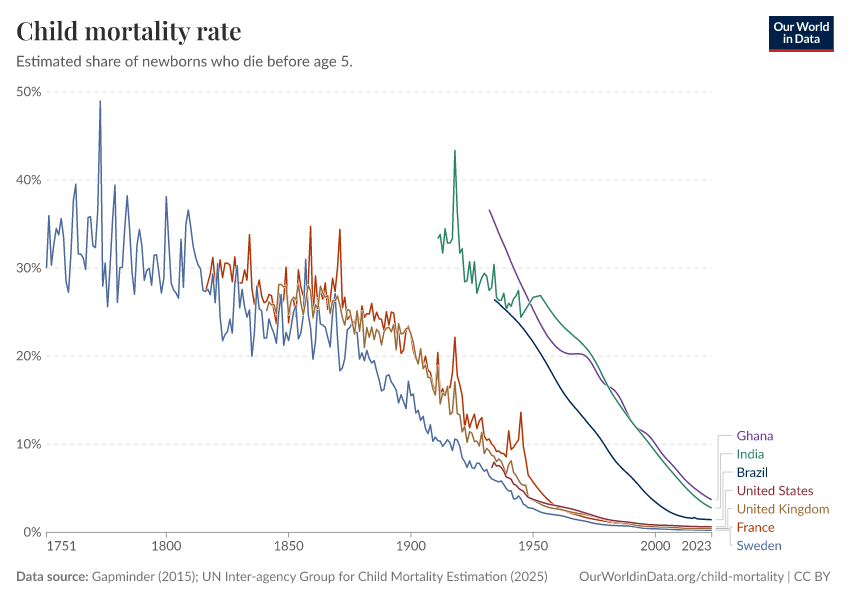
#> input picture corpora/owid-r6-1/charts/child-mortality/image.png, 850 x 600 px, found by its file name
$ python extract4.py
#> lines starting #> are read from the running program, lines starting #| are printed output that depends on the picture; after the words box and inside, x2 and y2 are one past the last pixel; in counts of white or black regions, pixels touching at a corner belong together
"""
Extract 7 country series using:
1. Per-series HSV mask
2. Restrict mask to its LARGEST connected component(s) by total length — drops anti-alias spurs
3. Per column: median row of mask in 1-col window
4. Stitch with continuity for crossings
"""
import cv2
import numpy as np
import csv
import os
from collections import defaultdict

IMG_PATH = "/Users/csweet1/Documents/projects/CRS_research/figure-recovery-suite/corpora/owid-r6-1/charts/child-mortality/image.png"
OUT_DIR = "/Users/csweet1/Documents/projects/CRS_research/figure-recovery-suite/extractors/graph-data-extraction/results-v3/owid-r6-1/child-mortality"

img = cv2.imread(IMG_PATH)
#> img is the input picture: shape (600, 850, 3); mean B, G, R 248.1, 247.8, 248.1
H, W = img.shape[:2]
#> H = 600; W = 850
hsv = cv2.cvtColor(img, cv2.COLOR_BGR2HSV)
#> hsv: shape (600, 850, 3); mean H, S, V 3.7, 4.9, 249.6

M_X, B_X = 2.443, -4230.6
M_Y, B_Y = -8.804286, 531.1905

def col_to_year(c): return (c - B_X) / M_X
def year_to_col(y): return M_X * y + B_X
def row_to_pct(r): return (r - B_Y) / M_Y
def pct_to_row(p): return M_Y * p + B_Y

LEFT_COL  = int(round(year_to_col(1751)))
RIGHT_COL = int(round(year_to_col(2023)))
TOP_ROW = int(round(pct_to_row(50))) - 3
BOT_ROW = int(round(pct_to_row(0))) + 1

SERIES = [
    ("Ghana",          (130, 145,  60,  30, 230)),
    ("India",          ( 74,  84,  60,  30, 230)),
    ("Brazil",         (102, 112, 180,  30, 130)),
    ("United States",  (172, 180,  90,  30, 200)),
    ("United Kingdom", ( 12,  20, 100,  30, 230)),
    ("France",         (  4,  10, 150,  30, 230)),
    ("Sweden",         (105, 113,  90, 130, 230)),
]

def build_mask(hlo, hhi, smin, vmin, vmax):
    h = hsv[:,:,0]; s = hsv[:,:,1]; v = hsv[:,:,2]
    m = (h >= hlo) & (h <= hhi) & (s >= smin) & (v >= vmin) & (v <= vmax)
    out = np.zeros_like(m)
    out[TOP_ROW:BOT_ROW+1, LEFT_COL:RIGHT_COL+1] = m[TOP_ROW:BOT_ROW+1, LEFT_COL:RIGHT_COL+1]
    return out.astype(np.uint8)

def keep_main_components(mask, min_size=20):
    """Keep only connected components above min_size; drop tiny noise CCs."""
    num, labels, stats, _ = cv2.connectedComponentsWithStats(mask, connectivity=8)
    keep = np.zeros_like(mask)
    for i in range(1, num):
        if stats[i, cv2.CC_STAT_AREA] >= min_size:
            keep[labels == i] = 1
    return keep

masks = {}
for name, sp in SERIES:
    raw = build_mask(*sp)
    cleaned = keep_main_components(raw, min_size=20)
    masks[name] = cleaned.astype(bool)
    print(f"{name}: raw px={raw.sum()}, after CC>=20 px={cleaned.sum()}")
#> this loop made 7 passes
#> num in keep_main_components on passes 1, 3, 5, 6, 7: 6, 4, 11, 34, 249
#> (num in keep_main_components, stats in keep_main_components) on passes 2, 4: (2, [[0, 0, 850, 600, 508814], [438, 150, 274, 358, 1186]]), (2, [[0, 0, 850, 600, 509719], [491, 462, 221, 65, 281]])
#| Ghana: raw px=509, after CC>=20 px=508
#| India: raw px=1186, after CC>=20 px=1186
#| Brazil: raw px=265, after CC>=20 px=248
#| United States: raw px=281, after CC>=20 px=281
#| United Kingdom: raw px=1436, after CC>=20 px=1427
#| France: raw px=1785, after CC>=20 px=1672
#| Sweden: raw px=3356, after CC>=20 px=1902
#> pass 1, in build_mask, `h = hsv[:, :, 0]`:
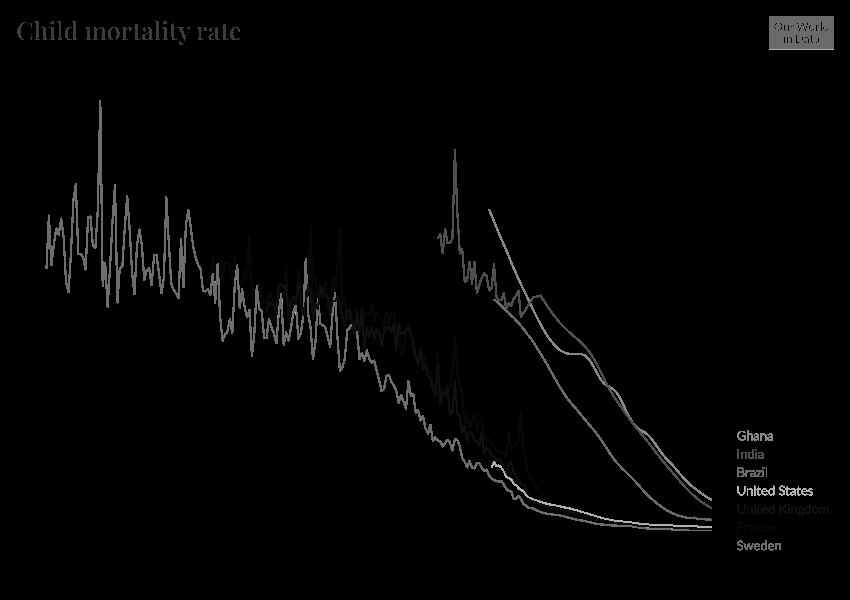
#> h: shape (600, 850); min 0, max 179, mean 3.7
#> pass 1, in build_mask, `s = hsv[:, :, 1]`:
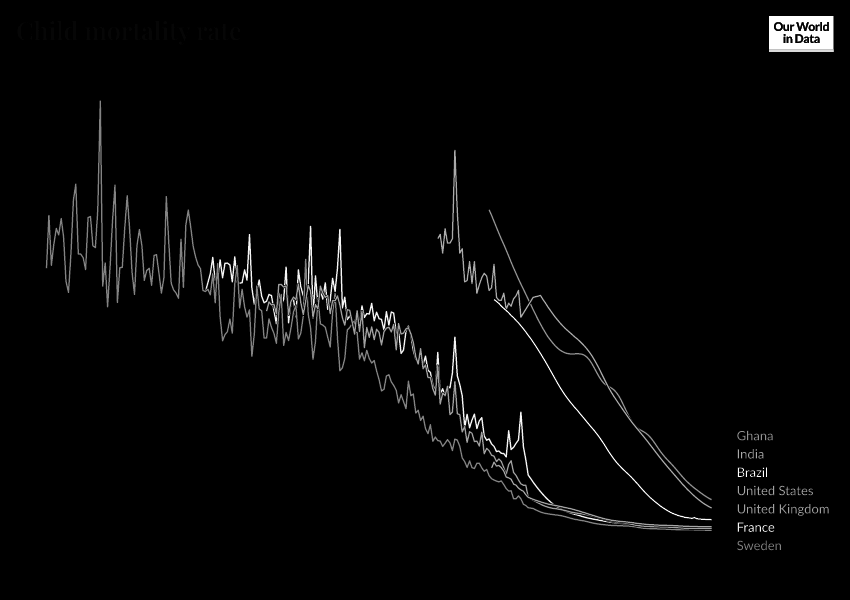
#> s: shape (600, 850); min 0, max 255, mean 4.9
#> pass 1, in build_mask, `v = hsv[:, :, 2]`:
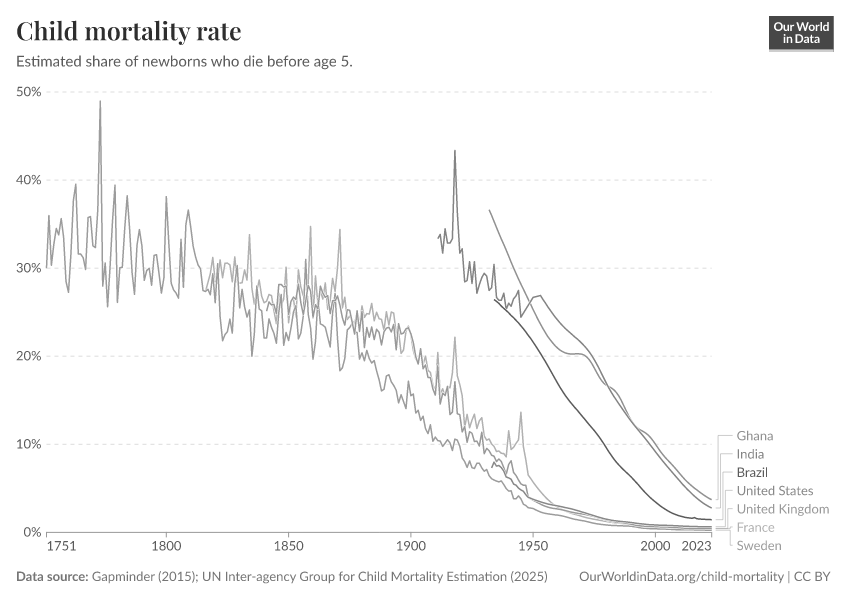
#> v: shape (600, 850); min 46, max 255, mean 249.6
#> pass 1, in build_mask, `m = (h >= hlo) & (h <= hhi) & (s >= smin) & (v >= vmin) & (v <= vmax)`:
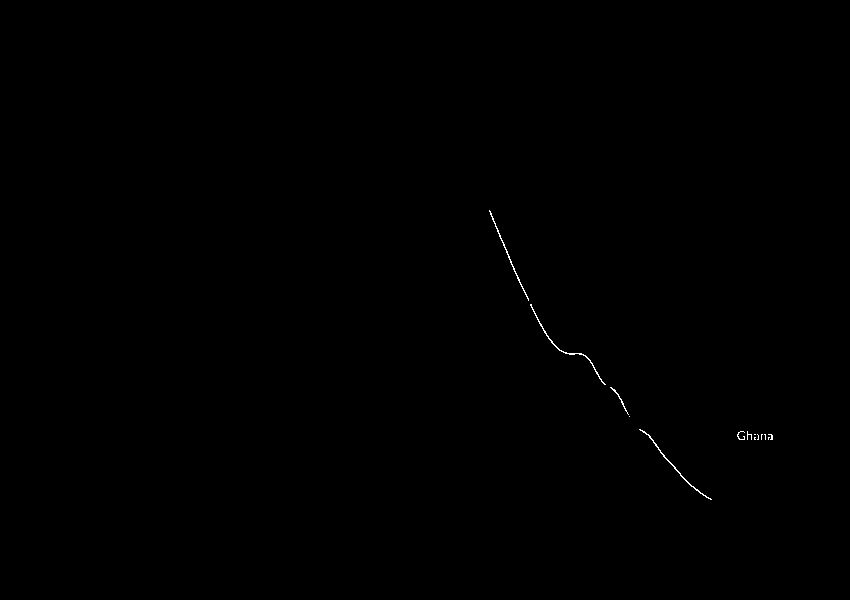
#> m: shape (600, 850) bool; 0.12% white in thin lines or dots, all inside (x1, y1, x2, y2) = (489, 210, 773, 500)
#> after the loop:
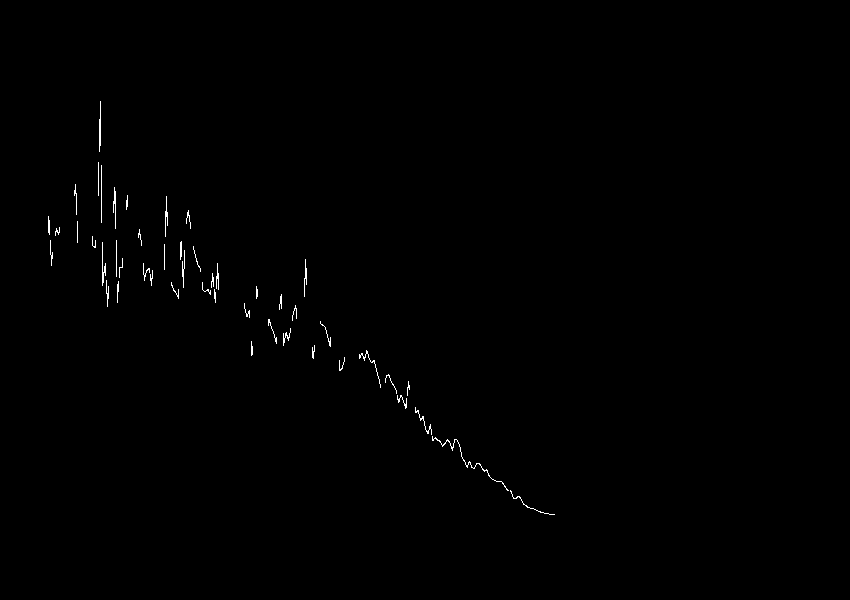
#> cleaned: shape (600, 850); values 0 (black) and 1 (white), 0.37% white in thin lines or dots, all inside (x1, y1, x2, y2) = (48, 101, 555, 515)
#> after the loop:
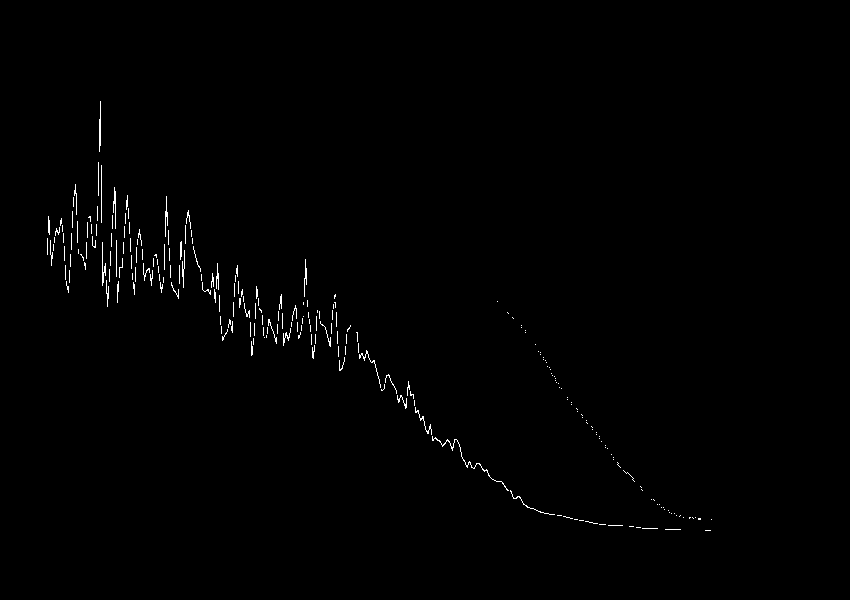
#> raw: shape (600, 850); values 0 (black) and 1 (white), 0.66% white in thin lines or dots, all inside (x1, y1, x2, y2) = (47, 101, 712, 531)
#> after the loop, masks = 7 items

# Per-column tracing with continuity
def runs_in_col(mask_col, gap=2):
    rows = np.where(mask_col)[0]
    if len(rows) == 0:
        return []
    runs = []
    cur = [rows[0]]
    for r in rows[1:]:
        if r - cur[-1] <= gap:
            cur.append(r)
        else:
            runs.append(cur); cur = [r]
    runs.append(cur)
    return [(float(np.mean(rr)), len(rr)) for rr in runs]

def pick_row(runs, prev_row, max_jump_near, fallback_jump):
    if not runs:
        return None
    if prev_row is None:
        runs.sort(key=lambda x: -x[1])
        return runs[0][0]
    near = [r for r in runs if abs(r[0] - prev_row) <= max_jump_near]
    if near:
        near.sort(key=lambda x: -x[1])
        return near[0][0]
    far = [r for r in runs if abs(r[0] - prev_row) <= fallback_jump]
    if far:
        far.sort(key=lambda x: -x[1])
        return far[0][0]
    return None

WINDOW = 1
raw_rows = {name: {} for name, _ in SERIES}

# Per-series parameters: Sweden's early noise is high; others smoother
PARAMS = {
    "Sweden":          (15, 100),  # tight near; loose fallback for noisy spikes
    "France":          (25, 80),
    "United Kingdom":  (20, 60),
    "India":           (15, 50),
    "Ghana":           (15, 50),
    "Brazil":          (15, 50),
    "United States":   (20, 60),
}

for name, _ in SERIES:
    m = masks[name]
    mj_near, mj_far = PARAMS[name]
    prev = None
    for year in range(1751, 2024):
        c_int = int(round(year_to_col(year)))
        c_lo = max(LEFT_COL, c_int - WINDOW)
        c_hi = min(RIGHT_COL, c_int + WINDOW)
        cands = []
        for cc in range(c_lo, c_hi + 1):
            r = pick_row(runs_in_col(m[:, cc]), prev, mj_near, mj_far)
            if r is not None:
                cands.append(r)
        if cands:
            med = float(np.median(cands))
            raw_rows[name][year] = med
            prev = med
#> this loop made 7 passes
#> pass 3, `m = masks[name]`:
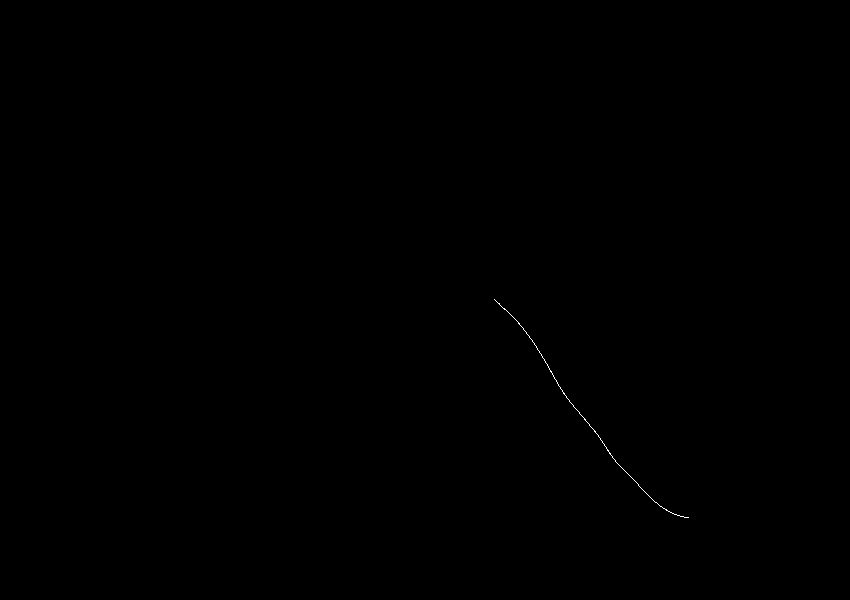
#> m: shape (600, 850) bool; 0.05% white in thin lines or dots, all inside (x1, y1, x2, y2) = (494, 299, 689, 518)
        # else: leave gap, keep prev for continuity

# Backward pass for start-of-series
for name, _ in SERIES:
    m = masks[name]
    mj_near, mj_far = PARAMS[name]
    yrs = sorted(raw_rows[name].keys())
    if not yrs:
        continue
    prev = raw_rows[name][yrs[0]]
    for year in range(yrs[0] - 1, 1750, -1):
        c_int = int(round(year_to_col(year)))
        c_lo = max(LEFT_COL, c_int - WINDOW)
        c_hi = min(RIGHT_COL, c_int + WINDOW)
        cands = []
        for cc in range(c_lo, c_hi + 1):
            r = pick_row(runs_in_col(m[:, cc]), prev, mj_near, mj_far)
            if r is not None:
                cands.append(r)
        if cands:
            med = float(np.median(cands))
            raw_rows[name][year] = med
            prev = med
        else:
            break

# Interpolate small gaps (<= 5 years)
filled_rows = {name: dict(raw_rows[name]) for name in raw_rows}
for name in raw_rows:
    yrs = sorted(raw_rows[name].keys())
    if not yrs:
        continue
    for y in range(yrs[0], yrs[-1] + 1):
        if y in raw_rows[name]:
            continue
        prev_y = max([yy for yy in yrs if yy < y], default=None)
        next_y = min([yy for yy in yrs if yy > y], default=None)
        if prev_y is None or next_y is None:
            continue
        if next_y - prev_y > 5:
            continue
        v0 = raw_rows[name][prev_y]; v1 = raw_rows[name][next_y]
        t = (y - prev_y) / (next_y - prev_y)
        filled_rows[name][y] = v0 + t * (v1 - v0)
#> this loop made 7 passes
#> name on passes 1 to 7: 'Ghana', 'India', 'Brazil', 'United States', 'United Kingdom', 'France', 'Sweden'

csv_path = os.path.join(OUT_DIR, "data.csv")
with open(csv_path, "w", newline="") as f:
    w = csv.writer(f)
    header = ["year"] + [s[0] for s in SERIES]
    w.writerow(header)
    for year in range(1751, 2024):
        row = [year]
        for s in SERIES:
            name = s[0]
            if year in filled_rows[name]:
                pct = max(0.0, min(50.0, row_to_pct(filled_rows[name][year])))
                row.append(f"{pct:.3f}")
            else:
                row.append("")
        w.writerow(row)
print(f"Wrote {csv_path}")

print("\n=== Coverage per series ===")
for s in SERIES:
    name = s[0]
    yrs = sorted(filled_rows[name].keys())
    if yrs:
        n_interp = len([y for y in yrs if y not in raw_rows[name]])
        print(f"  {name}: {yrs[0]}-{yrs[-1]}, n={len(yrs)} (interp={n_interp})")
    else:
        print(f"  {name}: NO DATA")
#> this loop made 7 passes
#|   Ghana: 1932-2023, n=92 (interp=4)
#|   India: 1911-2023, n=113 (interp=0)
#|   Brazil: 1934-2013, n=80 (interp=0)
#|   United States: 1933-2023, n=91 (interp=0)
#|   United Kingdom: 1840-2023, n=164 (interp=2)
#|   France: 1816-1979, n=136 (interp=14)
#|   Sweden: 1751-1959, n=185 (interp=21)
